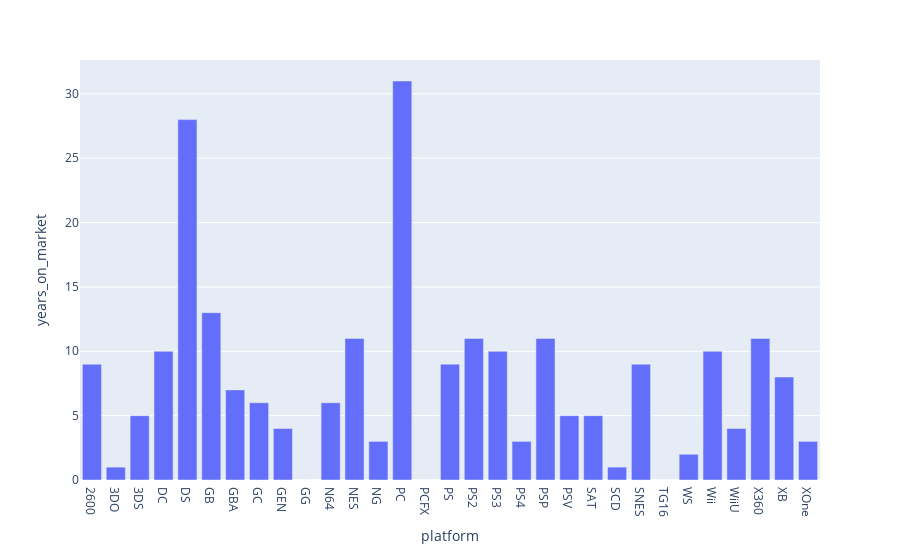

Here is the notebook cell this chart was saved with:
### Markdown cell above
Let's investigate our game release years a little further.

### Code cell
# create a temporary dataframe with the first and last years of a game release, and difference between those
df_tmp = df.groupby(['platform'])['year_of_release'].min().reset_index()
df_tmp.rename({'year_of_release':'first_year'}, axis=1, inplace=True)
df_tmp = df_tmp.merge(df.groupby(['platform'])['year_of_release'].max().reset_index(), how='outer', on='platform')
df_tmp.rename({'year_of_release':'last_year'}, axis=1, inplace=True)
df_tmp['years_on_market'] = df_tmp['last_year'] - df_tmp['first_year']

# then make a simple plot of our aggregated total years of games released to the market
plt= px.bar(df_tmp, 'platform', 'years_on_market')
plt.show()

### Figure 1 — Plotly figure (JSON) as saved in the notebook; plotly's stock layout.template omitted (floating-point values rounded to 4 significant figures)
{"data": [{"alignmentgroup": "True", "hovertemplate": "platform=%{x}<br>years_on_market=%{y}<extra></extra>", "legendgroup": "", "marker": {"color": "#636efa", "pattern": {"shape": ""}}, "name": "", "offsetgroup": "", "orientation": "v", "showlegend": false, "textposition": "auto", "type": "bar", "x": ["2600", "3DO", "3DS", "DC", "DS", "GB", "GBA", "GC", "GEN", "GG", "N64", "NES", "NG", "PC", "PCFX", "PS", "PS2", "PS3", "PS4", "PSP", "PSV", "SAT", "SCD", "SNES", "TG16", "WS", "Wii", "WiiU", "X360", "XB", "XOne"], "xaxis": "x", "y": [9, 1, 5, 10, 28, 13, 7, 6, 4, 0, 6, 11, 3, 31, 0, 9, 11, 10, 3, 11, 5, 5, 1, 9, 0, 2, 10, 4, 11, 8, 3], "yaxis": "y"}], "layout": {"barmode": "relative", "legend": {"tracegroupgap": 0}, "margin": {"t": 60}, "xaxis": {"anchor": "y", "domain": [0, 1], "title": {"text": "platform"}}, "yaxis": {"anchor": "x", "domain": [0, 1], "title": {"text": "years_on_market"}}}}
